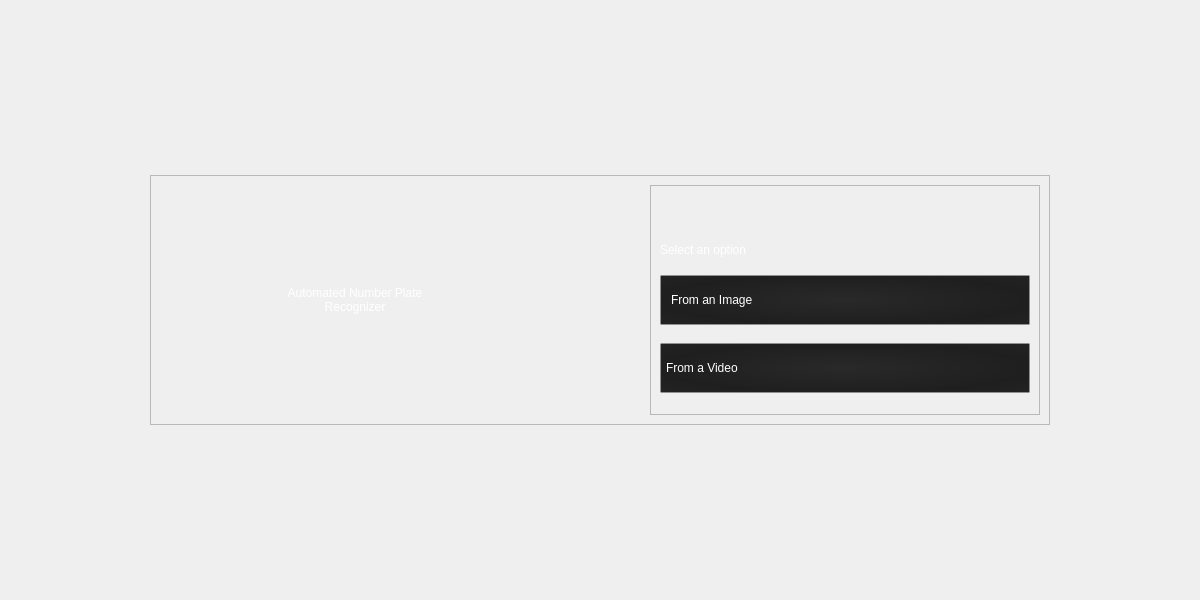
<?xml version="1.0" encoding="UTF-8"?>
<ui version="4.0">
 <class>MainWindow</class>
 <widget class="QMainWindow" name="MainWindow">
  <property name="geometry">
   <rect>
    <x>0</x>
    <y>0</y>
    <width>1200</width>
    <height>600</height>
   </rect>
  </property>
  <property name="minimumSize">
   <size>
    <width>800</width>
    <height>600</height>
   </size>
  </property>
  <property name="windowTitle">
   <string>MainWindow</string>
  </property>
  <property name="tabShape">
   <enum>QTabWidget::Triangular</enum>
  </property>
  <widget class="QWidget" name="centralwidget">
   <property name="minimumSize">
    <size>
     <width>800</width>
     <height>600</height>
    </size>
   </property>
   <property name="styleSheet">
    <string notr="true">QWidget#centralwidget {
	border-image: url(&quot;app/assets/images/Background.png&quot;) 0 0 0 0 stretch stretch
}</string>
   </property>
   <layout class="QHBoxLayout" name="horizontalLayout">
    <item>
     <widget class="QFrame" name="mainFrame">
      <property name="maximumSize">
       <size>
        <width>900</width>
        <height>250</height>
       </size>
      </property>
      <property name="frameShape">
       <enum>QFrame::StyledPanel</enum>
      </property>
      <property name="frameShadow">
       <enum>QFrame::Raised</enum>
      </property>
      <layout class="QHBoxLayout" name="horizontalLayout_2">
       <property name="spacing">
        <number>100</number>
       </property>
       <item>
        <widget class="QLabel" name="label">
         <property name="styleSheet">
          <string notr="true">color: rgb(255, 255, 255);
background-color: rgba(255, 255, 255, 0);
font: 700 26pt &quot;Segoe UI&quot;;</string>
         </property>
         <property name="text">
          <string>Automated Number Plate
Recognizer</string>
         </property>
         <property name="textFormat">
          <enum>Qt::PlainText</enum>
         </property>
         <property name="alignment">
          <set>Qt::AlignCenter</set>
         </property>
        </widget>
       </item>
       <item>
        <widget class="QFrame" name="optionsFrame">
         <property name="frameShape">
          <enum>QFrame::StyledPanel</enum>
         </property>
         <property name="frameShadow">
          <enum>QFrame::Raised</enum>
         </property>
         <layout class="QVBoxLayout" name="verticalLayout">
          <item>
           <widget class="QLabel" name="label_4">
            <property name="sizePolicy">
             <sizepolicy hsizetype="Preferred" vsizetype="Minimum">
              <horstretch>0</horstretch>
              <verstretch>1</verstretch>
             </sizepolicy>
            </property>
            <property name="maximumSize">
             <size>
              <width>16777215</width>
              <height>50</height>
             </size>
            </property>
            <property name="styleSheet">
             <string notr="true">color: rgb(255, 255, 255);
background-color: rgba(255, 255, 255, 0);
font: 600 14pt &quot;Segoe UI&quot;;</string>
            </property>
            <property name="text">
             <string>Select an option</string>
            </property>
            <property name="textFormat">
             <enum>Qt::PlainText</enum>
            </property>
            <property name="alignment">
             <set>Qt::AlignBottom|Qt::AlignLeading|Qt::AlignLeft</set>
            </property>
           </widget>
          </item>
          <item>
           <widget class="QPushButton" name="img_btn">
            <property name="sizePolicy">
             <sizepolicy hsizetype="Minimum" vsizetype="Fixed">
              <horstretch>0</horstretch>
              <verstretch>2</verstretch>
             </sizepolicy>
            </property>
            <property name="minimumSize">
             <size>
              <width>0</width>
              <height>50</height>
             </size>
            </property>
            <property name="cursor">
             <cursorShape>PointingHandCursor</cursorShape>
            </property>
            <property name="styleSheet">
             <string notr="true">QPushButton {
background-color: qradialgradient(spread:reflect, cx:0.5, cy:0.5, radius:0.5, fx:0.495, fy:0.494818, stop:0 rgba(41, 41, 41, 255), stop:1 rgba(31, 31, 31, 255));
border: 1px solid rgba(255, 255, 255, 0.5);
color: white;
font: 10pt &quot;Segoe UI&quot;;
text-align: left;
padding-left: 10px
}

QPushButton:hover { 
border: 1px solid rgba(255, 255, 255, 1); 
}</string>
            </property>
            <property name="text">
             <string>From an Image</string>
            </property>
            <property name="icon">
             <iconset>
              <normaloff>../images/image icon small.png</normaloff>../images/image icon small.png</iconset>
            </property>
            <property name="iconSize">
             <size>
              <width>30</width>
              <height>30</height>
             </size>
            </property>
           </widget>
          </item>
          <item>
           <widget class="QPushButton" name="vid_btn">
            <property name="sizePolicy">
             <sizepolicy hsizetype="Minimum" vsizetype="Fixed">
              <horstretch>0</horstretch>
              <verstretch>2</verstretch>
             </sizepolicy>
            </property>
            <property name="minimumSize">
             <size>
              <width>0</width>
              <height>50</height>
             </size>
            </property>
            <property name="cursor">
             <cursorShape>PointingHandCursor</cursorShape>
            </property>
            <property name="styleSheet">
             <string notr="true">QPushButton {
background-color: qradialgradient(spread:reflect, cx:0.5, cy:0.5, radius:0.5, fx:0.495, fy:0.494818, stop:0 rgba(41, 41, 41, 255), stop:1 rgba(31, 31, 31, 255));
border: 1px solid rgba(255, 255, 255, 0.5);
color: white;
font: 10pt &quot;Segoe UI&quot;;
text-align: left;
padding-left: 5px
}

QPushButton:hover { 
border: 1px solid rgba(255, 255, 255, 1); 
}</string>
            </property>
            <property name="text">
             <string>From a Video</string>
            </property>
            <property name="icon">
             <iconset>
              <normaloff>../images/reel icon.png</normaloff>../images/reel icon.png</iconset>
            </property>
            <property name="iconSize">
             <size>
              <width>35</width>
              <height>35</height>
             </size>
            </property>
           </widget>
          </item>
         </layout>
        </widget>
       </item>
      </layout>
     </widget>
    </item>
   </layout>
  </widget>
 </widget>
 <resources/>
 <connections/>
</ui>
